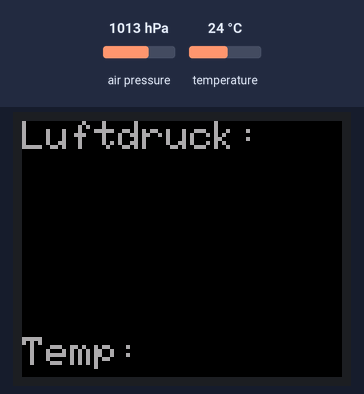
Simulated run of this sketch. Board: Arduino Uno, built with avr-gcc and run on an emulated ATmega328P. On the bench: 160×128 colour display. The test bench sets the inputs (shaded band); at power-on: temperature 24 °C, air pressure 1013 hPa. Storage starts empty; what the sketch prints to the serial monitor is not drawn.

Above: at 0.1 s.
At 1.6 s:
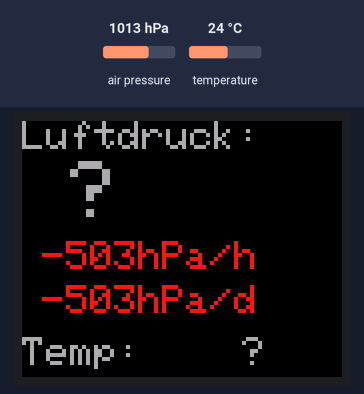
1.7 s: temperature set to 4 °C
At 2.7 s:
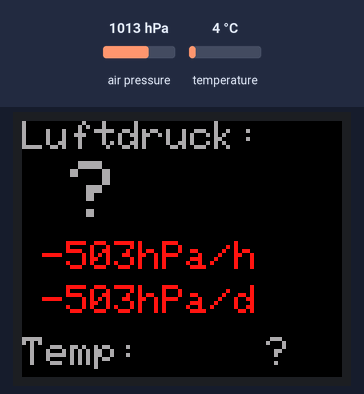
Timing chart, 0 to 4.7 s (numbered marks = the images above; inputs shaded):
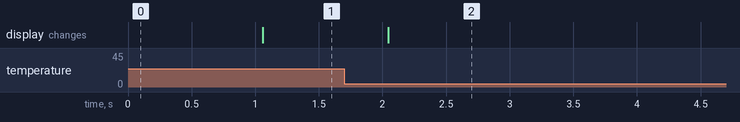

Measured:
- after the input at 1.7 s, the display: changes after 0.34 s (image 2)

The sketch:

barograph.ino
```cpp
#include <Wire.h>
#include <Adafruit_BMP085.h>
#include <TFT.h>  // Arduino LCD library
#include <SPI.h>
#include <SD.h>

Adafruit_BMP085 sensor;

#define cs 10
#define sd_cs 7
#define dc   9
#define rst  8

#define MEASURE_INTERVAL 1000

TFT screen = TFT(cs, dc, rst);

#define ONE_HOUR_AGO 1
#define ONE_DAY_AGO 24

int screen_width = 160;
int screen_height = 128;

byte text_color[] = {170,170,170};
byte more_pressure_color[] = {70,230,60};
byte less_pressure_color[] = {250,20,20};

unsigned long last_measure_time = 0;
unsigned long last_read_time = 0;

String last_pressure = "";
String last_temperature = "";
float last_pressure_diff = 0;
float last_day_pressure_diff = 0;

String temperature = "";
String pressure = "";

void setup() {
  Serial.begin(9600);
  Serial.println("START");
  sensor.begin();
  screen.begin();
  // clear the screen with a black background
  screen.background(0, 0, 0);
  if(!SD.begin(sd_cs)) {
    Serial.println("ERROR when open SD");
  }
  displayTitleText();
}

void loop() {
  unsigned long gap = millis() - last_measure_time;
  // capture pressure
  if(gap >= MEASURE_INTERVAL){
    last_measure_time += gap;
    display_pressure_on_screen();
    display_temperature_on_screen();
    write_data_to_file();
    display_pressure_trend();
    display_day_pressure_trend();
  }
}

void read_pressure_from_file() {

  byte num_of_values = 9;
  byte counter = 0;

  File data_file = SD.open("DATA.CSV", FILE_WRITE);
  if(!data_file) {
    Serial.println("ERROR file not found read_pressure_from_file");
  }
  long file_size = data_file.size();

  byte values[num_of_values];
  byte b;

  long sekunden = 60;
  long size_of_record = 13;
  long pos = file_size - (sekunden * size_of_record);

  data_file.seek(pos);

  char file_pressure[7];
  char file_temperature[5];

  for(int i = 0; i <= size_of_record - 3; i++){
    b = data_file.read();
    if(i <= 5) {
      file_pressure[i] = char(b);
    }

    if(i > 6) {
      file_temperature[i - 7] = char(b);
      Serial.print(b);
      Serial.print(',');
    }

  }
  file_pressure[6] = 0;
  file_temperature[4] = 0;

  float f_pressure;
  sscanf(file_pressure, "%f", &f_pressure);

  float f_temperature;
  sscanf(file_temperature, "%f", &f_temperature);

  data_file.close();
}

float read_f_pressure_from_file(int time) {
  byte values[9];
  byte b;
  char file_pressure[6];

  File data_file = SD.open("DATA.CSV", FILE_WRITE);
  if(!data_file) {
    Serial.println("ERROR file not found read_pressure_from_file");
    return 0;
  }
  long file_size = data_file.size();

  int sekunden = 60 * 60 * time * (MEASURE_INTERVAL / 1000);
  long size_of_record = 13;
  long pos = file_size - (sekunden * size_of_record);
  data_file.seek(pos);

  for(int i = 0; i <= size_of_record - 3; i++){
    b = data_file.read();
    if(i <= 5) {
      file_pressure[i] = char(b);
    }
  }

  float f_pressure;
  sscanf(file_pressure, "%f", &f_pressure);

  data_file.close();
  return f_pressure;
}


void display_pressure_trend() {
  String s = "";
  float pressure_diff =  pressure.toFloat() - read_f_pressure_from_file(ONE_HOUR_AGO);

  if(pressure_diff != last_pressure_diff) {
    screen.stroke(0, 0, 0);
    screen.fill(0, 0, 0);
    screen.rect(10,60,screen_width,20);
    screen.noFill();
  }

  if(pressure_diff >= 0){
    s = "+";
    screen.stroke(more_pressure_color[0], more_pressure_color[1], more_pressure_color[2]);
  }
  else {
    screen.stroke(less_pressure_color[0], less_pressure_color[1], less_pressure_color[2]);
  }

  s = s + String(pressure_diff);
  if(pressure_diff >= 10) {
    s.remove(5);
  }
  else {
    s.remove(4);
  }
  s = s + "hPa/h";

  displayStringValue(s,10,60,2);
  last_pressure_diff = pressure_diff;
}

void display_day_pressure_trend() {
  String s = "";
  float pressure_diff =  pressure.toFloat() - read_f_pressure_from_file(ONE_DAY_AGO);;

  if(pressure_diff != last_day_pressure_diff) {
    screen.stroke(0, 0, 0);
    screen.fill(0, 0, 0);
    screen.rect(10,82,screen_width,20);
    screen.noFill();
  }

  if(pressure_diff >= 0){
    s = "+";
    screen.stroke(more_pressure_color[0], more_pressure_color[1], more_pressure_color[2]);
  }
  else {
    screen.stroke(less_pressure_color[0], less_pressure_color[1], less_pressure_color[2]);
  }

  s = s + String(pressure_diff);
  if(pressure_diff >= 10) {
    s.remove(5);
  }
  else {
    s.remove(4);
  }
  s = s + "hPa/d";

  displayStringValue(s,10,82,2);
  last_day_pressure_diff = pressure_diff;
}


void write_data_to_file() {
  String value = last_pressure + "," + last_temperature;
  File data_file = SD.open("DATA.CSV", FILE_WRITE);

  if(!data_file) {
    Serial.println("ERROR file not found write_data_to_file");
  }
  data_file.println(value);
  data_file.close();
}

void display_temperature_on_screen() {
  temperature = readTemp();

  byte pos_x = screen_width - 50;
  byte pos_y = screen_height - 20;

  if (last_temperature != temperature) {
    screen.stroke(0, 0, 0);
    screen.fill(0, 0, 0);
    screen.rect(pos_x,pos_y,screen_width,20);
    screen.noFill();
  }

  screen.stroke(text_color[0], text_color[1], text_color[2]);
  displayStringValue(temperature,pos_x,pos_y,2);
  last_temperature = temperature;
}

void display_pressure_on_screen() {

  pressure = readPressure();
  if (last_pressure != pressure){
    screen.stroke(0,0,0);
    screen.fill(0, 0, 0);
    screen.rect(0,20,screen_width,40);
    screen.noFill();
  }

  screen.stroke(text_color[0], text_color[1], text_color[2]);
  displayStringValue(pressure,0,20,4);
  last_pressure = pressure;
}

String readTemp() {

  String s;
  float f_temperature = sensor.readTemperature();

  // add a space if temp below 10 to have always the same lenght
  if (f_temperature < 10) {
    s = " ";
  }

  char result[10];
  sprintf(result, "%.1f", f_temperature);

  return s + result;
}

String readPressure() {

  String s = "";
  int i_pressure = sensor.readPressure();

  if (i_pressure < 100000) {
    s = " ";
  }

  float f_pressure = float(i_pressure / 10);

  char result[6];
  sprintf(result, "%.1f", f_pressure / 10);

  return s + String(result);
}

void displayStringValue(String value, int x, int y, byte txs) {
  char valueStr[value.length() + 1];
  value.toCharArray(valueStr, value.length() + 1);
  screen.setTextSize(txs);
  screen.text(valueStr,x,y);
}

void displayTitleText() {
  // clear the screen with a black background
  screen.background(0, 0, 0);

  // write the static text to the screen
  // set the font color to white
  screen.stroke(text_color[0], text_color[1], text_color[2]);
  // set the font size
  screen.setTextSize(2);
  // write the text to the top left corner of the screen
  screen.text("Luftdruck:\n ", 0, 0);
  screen.text("Temp:\n ", 0, screen_height - 20);

  // ste the font size very large for the loop
  screen.setTextSize(4);

}

void drawLine(byte x1, byte y1,byte x2, byte y2) {
  // clear the screen with a black background
  screen.background(0, 0, 0);

  // write the static text to the screen
  // set the font color to white
  screen.stroke(255, 255, 255);

  // ste the font size very large for the loop
  screen.line(x1,y1,x2,y2);

}
```
